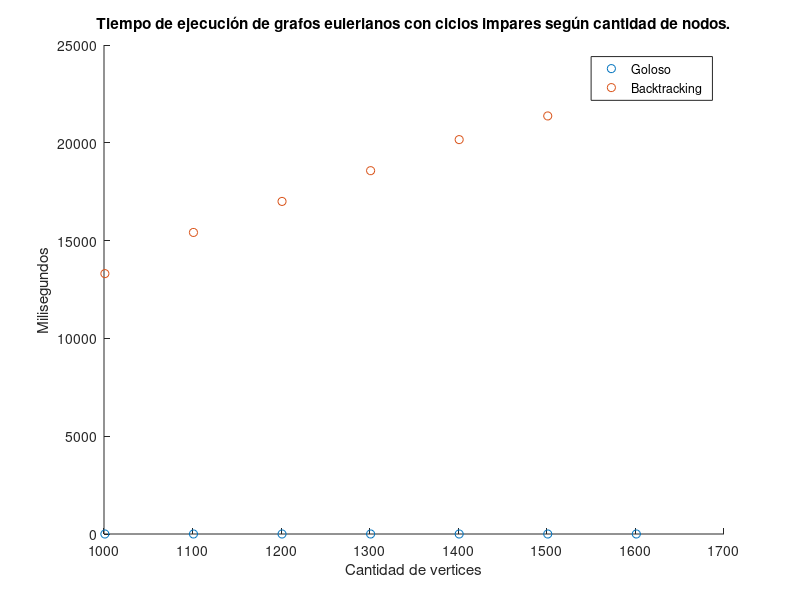

Write the MATLAB code that produced this figure.
% Levanto archivos
M = csvread('goloso_eu_impares.csv');
M = M(:, [1,2]); % N MEAN_TIME
goloso_n = M(:,1);
goloso_t = M(:,2);

M = csvread('backtracking_eu_impares.csv');
M = M(:, [1,2 ]); % I CONF MEAN_TIME
b_n = M(:,1);
b_t = M(:,2);

n = vertcat(goloso_n, b_n);
t = vertcat(goloso_t, b_t);

G = vertcat(ones(length(goloso_n), 1),  ones(length(b_t),1)*2);


gscatter(n, t,G);
hold on;
%set(gca, 'XTick', iMyciel)
title('Tiempo de ejecución de grafos eulerianos con ciclos impares según cantidad de nodos.')
legend('Goloso', 'Backtracking');
xlabel('Cantidad de vertices');
ylabel('Milisegundos');
%set(ax,'YScale','log');
